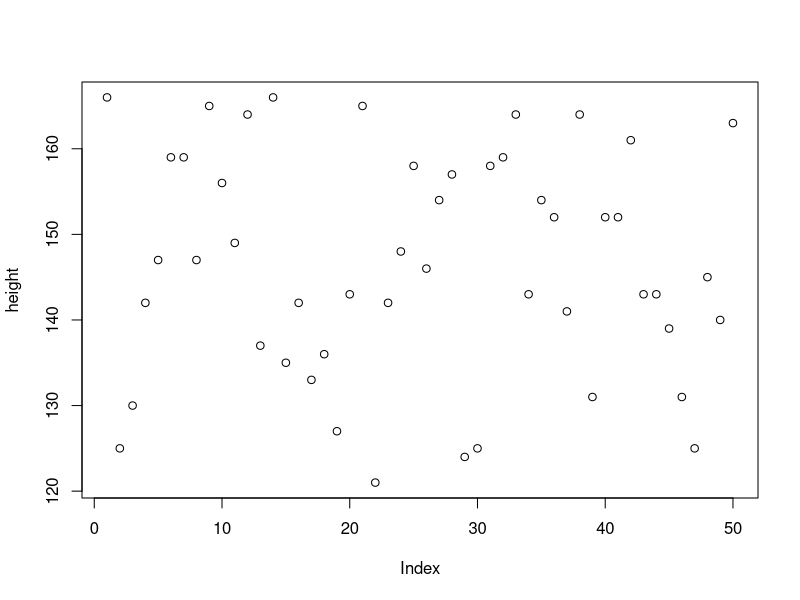
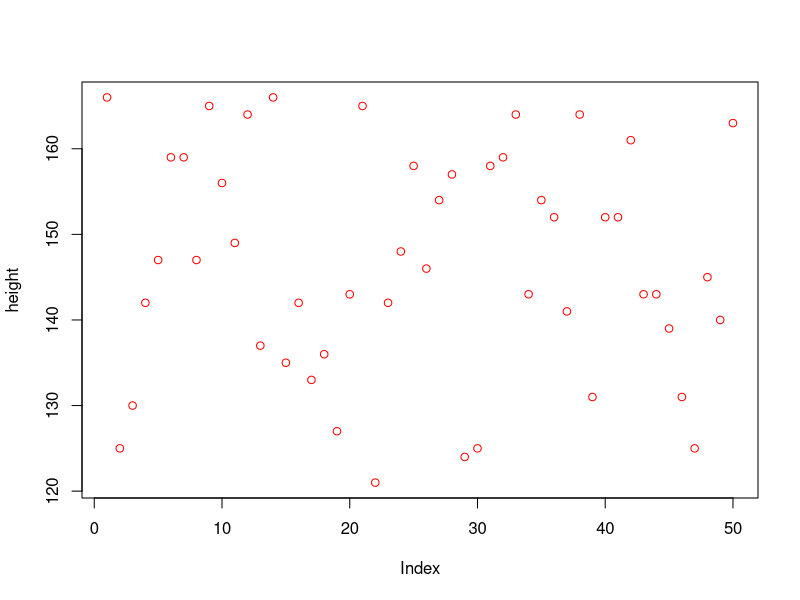
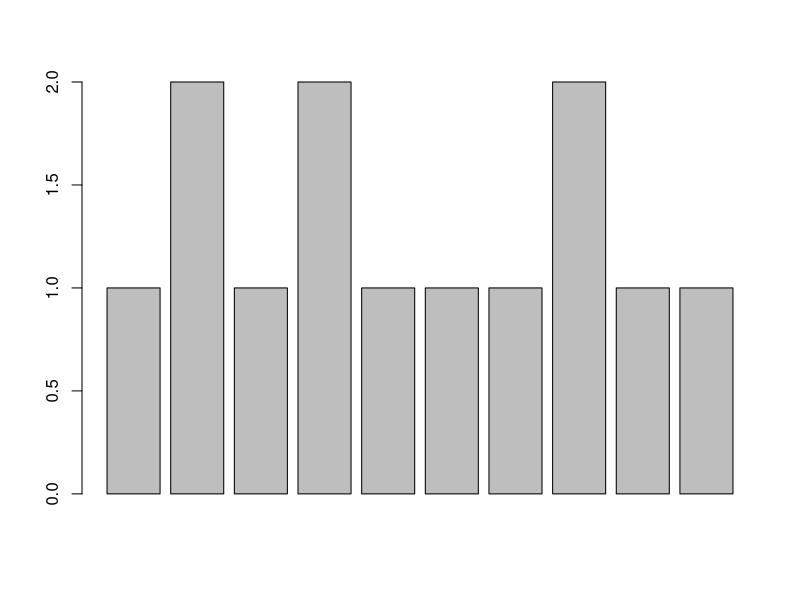
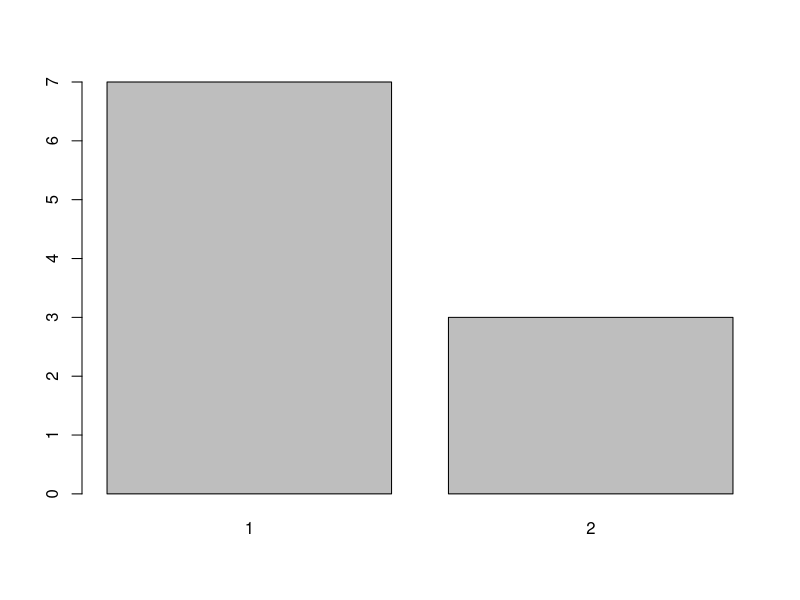
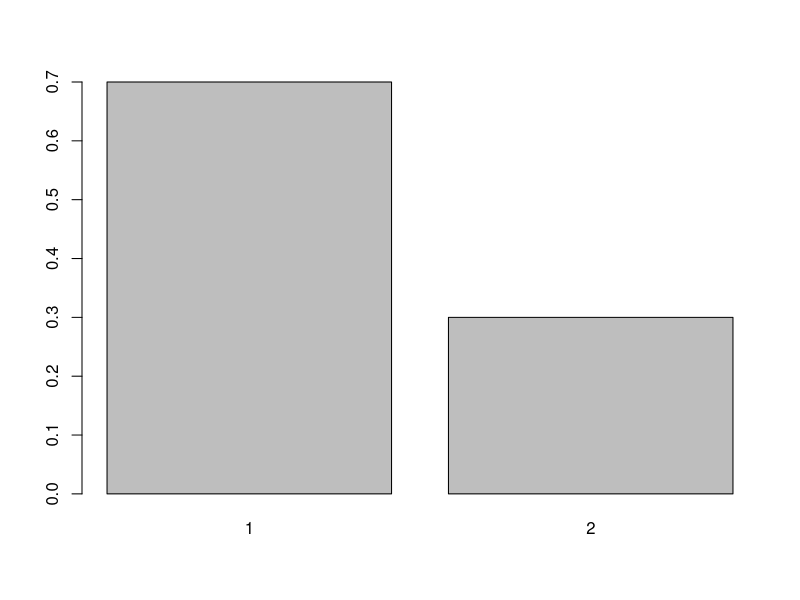
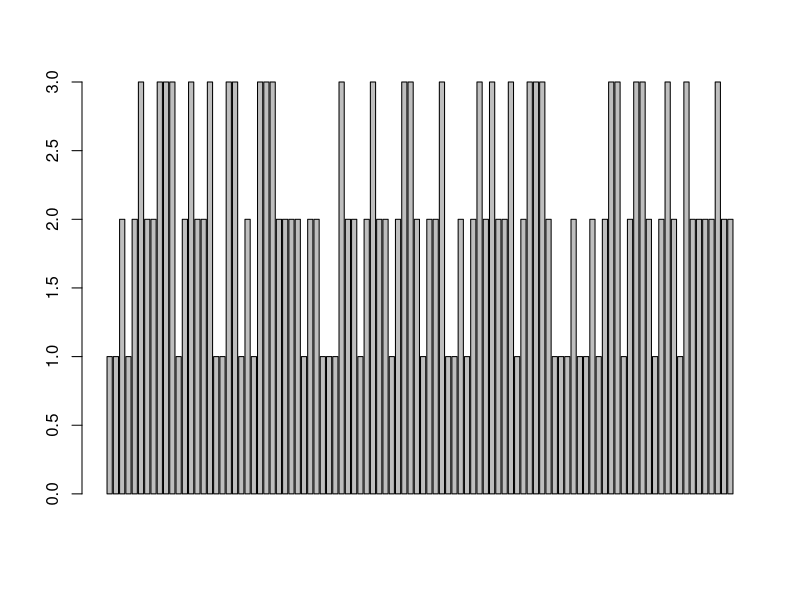
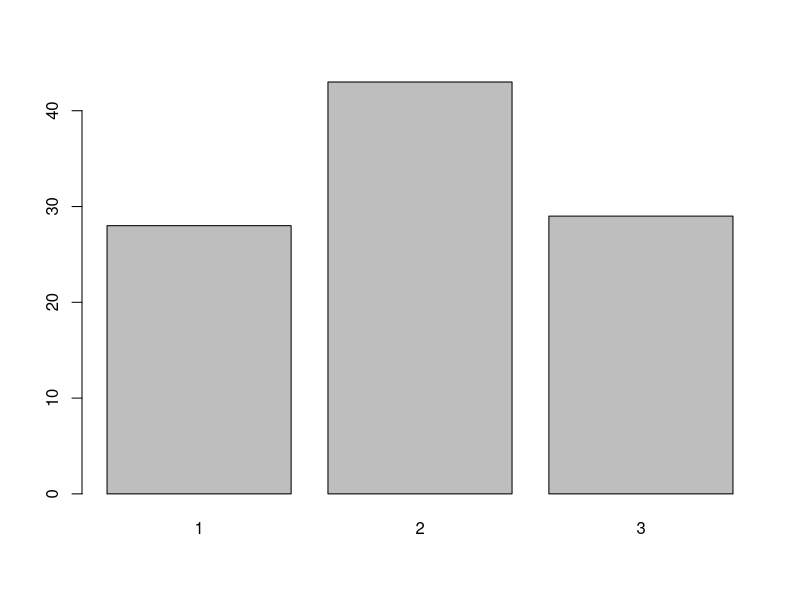
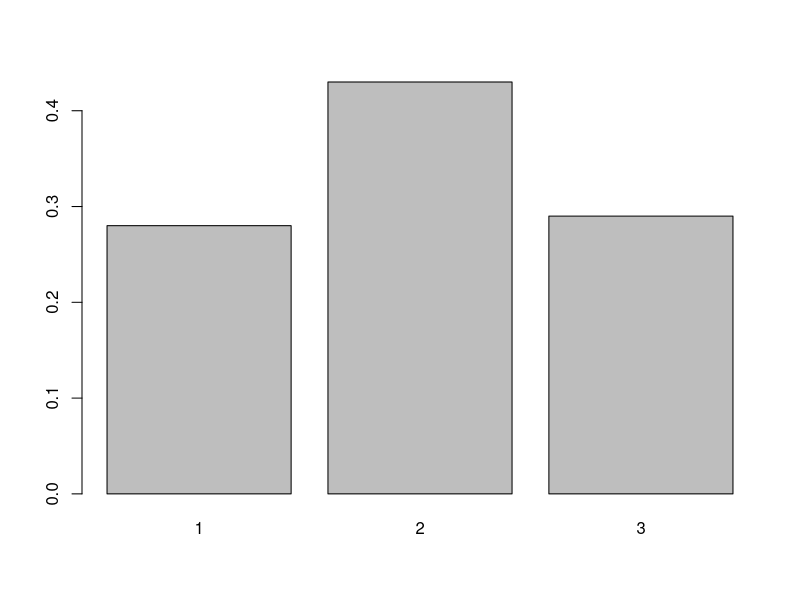

The R source for these figures, in order:

# ============================================================
# NPTEL_week-11
# Foundations of R Software - Lecture Notes Code Collection
# ============================================================


# ------------------------------------------------------------
# LECTURE 43: DATA FRAMES - MORE OPERATIONS
# ------------------------------------------------------------

# Load MASS package and view the painters dataset
install.packages("MASS")   # Run once if not already installed
library(MASS)

painters
head(painters)
summary(painters)

# Frequency table for a categorical variable
summary(painters$School)

# Summary statistics for a numeric variable
summary(painters$Composition)

# Attach data frame to access columns by name
attach(painters)

summary(School)
summary(Composition)

# Detach data frame
detach(painters)

# After detaching, use painters$School
summary(painters$School)

# Subset rows where School is F
subset(painters, School == "F")

# Equivalent subsetting using square brackets
painters[painters[["School"]] == "F", ]

# Subset rows where Composition is at most 6
subset(painters, Composition <= 6)

# Select School F and remove columns 3 and 5
subset(painters, School == "F", select = c(-3, -5))

# Split the data frame by School
splitted <- split(painters, painters$School)
splitted

# Access each split
splitted$A
splitted$B
splitted$C
splitted$D
splitted$E
splitted$F
splitted$G
splitted$H

# Check whether a split is a data frame
is.data.frame(splitted$A)


# ------------------------------------------------------------
# LECTURE 46: IMPORTING AND READING EXCEL / OTHER DATA FILES
# ------------------------------------------------------------

# Set working directory (edit this path for your computer)
# setwd("C:/RCourse/")

# Install and load readxl
install.packages("readxl")   # Run once
library(readxl)

# Read the first sheet of an Excel file
# dataspexcel <- read_excel("spexcel.xlsx")

# Read a particular sheet by position
# dataspexcel <- read_excel("spexcel.xlsx", sheet = 1)
# dataspexcel2 <- read_excel("spexcel.xlsx", sheet = 2)

# Read a particular sheet by name
# dataspexcel <- read_excel("spexcel.xlsx", sheet = "sheet_name")

# View imported Excel data and extract columns
# dataspexcel
# dataspexcel$`Variable 1`
# dataspexcel$`Variable 2`
# mean(dataspexcel$`Variable 1`)

# Access columns containing spaces using backticks
# dataspexcel2$`Variable 4`
# dataspexcel2$`Variable 5`
# dataspexcel2$`Variable 6`
# mean(dataspexcel2$`Variable 6`)

# Read only the first 3 data rows
# dataspexcel4 <- read_excel("spexcel.xlsx", n_max = 3)
# dataspexcel4

# Read a range using Excel A1 notation
# dataspexcel_range <- read_excel("spexcel.xlsx", range = "C1:E7")

# Read a range using R1C1 notation
# dataspexcel_range2 <- read_excel("spexcel.xlsx", range = "R1C2:R2C5")

# Read SPSS data
install.packages("foreign")   # Run once
library(foreign)
# spss_data <- read.spss("datafile.sav")

# Read HTML tables
install.packages("XML")       # Run once
library(XML)
# html_data <- readHTMLTable("filename.html")

# Other foreign-format readers (examples)
# read.octave("file")
# read.systat("file")
# read.xport("file")
# read.dta("file")


# ------------------------------------------------------------
# LECTURE 47: SAVING AND WRITING DATA FILES
# ------------------------------------------------------------

# Create a vector from 1 to 100
x <- c(1:100)
x

# Write vector to a text file
write(x, file = "shalabh")

# Write data to a CSV file
# write.csv(data, file = "data.csv", row.names = FALSE)

# General write.csv syntax examples
# write.csv(x, file = "", append = FALSE)
# write.csv(x, file = "data.csv", append = FALSE,
#           quote = TRUE, na = "NA", row.names = TRUE,
#           col.names = TRUE, fileEncoding = "")

# Write data as a table
# write.table(data, file = "data.txt", sep = "\t",
#             row.names = FALSE, col.names = TRUE)

# Write a matrix or data frame to a tab-delimited file
# write.table(data, file = "data.tsv", sep = "\t",
#             append = FALSE, quote = TRUE,
#             na = "NA", row.names = FALSE)


# ------------------------------------------------------------
# LECTURE 48: STATISTICAL FUNCTIONS
# FREQUENCIES AND PARTITION VALUES
# ------------------------------------------------------------

# Absolute and relative frequencies: gender example
gender <- c(1, 2, 1, 2, 1, 1, 1, 2, 1, 1)
gender

# Absolute frequencies
table(gender)

# Relative frequencies
table(gender) / length(gender)

# Pizza delivery direction example
direction <- c(
  1,1,2,1,2,3,2,2,3,3,3,1,2,3,2,2,3,1,1,3,3,1,2,
  1,3,3,3,2,2,2,2,1,2,2,1,1,1,3,2,2,1,2,3,2,2,1,
  2,3,3,2,1,2,2,3,1,1,2,1,2,3,2,3,2,2,3,1,2,3,3,3,
  2,1,1,1,2,1,1,2,1,2,3,3,1,2,3,3,2,1,2,3,2,1,3,
  2,2,2,2,3,2,2
)

# Absolute frequencies
table(direction)

# Relative frequencies
table(direction) / length(direction)

# Marks of 15 students
marks <- c(68, 82, 63, 86, 34, 96, 41, 89, 29, 51,
           75, 77, 56, 59, 42)

# Default quartiles (0%, 25%, 50%, 75%, 100%)
quantile(marks)

# Specify quartile probabilities explicitly
quantile(marks, probs = c(0, 0.25, 0.5, 0.75, 1))

# Specify other partition values
quantile(marks, probs = c(0, 0.20, 0.4, 0.6, 0.8, 1))


# ------------------------------------------------------------
# LECTURE 49: GRAPHICS - SCATTER PLOTS AND BAR PLOTS
# ------------------------------------------------------------

# Heights of 50 persons
height <- c(
  166,125,130,142,147,159,159,147,165,156,149,164,137,166,135,142,
  133,136,127,143,165,121,142,148,158,146,154,157,124,125,158,159,
  164,143,154,152,141,164,131,152,152,161,143,143,139,131,125,145,
  140,163
)

# Scatter plot / index plot
plot(height)

# Scatter plot with red points
plot(height, col = "red")

# Bar plots for categorical data
# Bar plot of raw codes (usually not meaningful)
barplot(gender)

# Bar plot of absolute frequencies
barplot(table(gender))

# Bar plot of relative frequencies
barplot(table(gender) / length(gender))

# Bar plot of direction codes (raw values)
barplot(direction)

# Bar plot of absolute frequencies for directions
barplot(table(direction))

# Bar plot of relative frequencies for directions
barplot(table(direction) / length(direction))

# Add colors
barplot(table(direction), col = c("red", "green", "blue"))

# Add title
barplot(
  table(direction),
  col = c("red", "green", "blue"),
  main = "Directions of food delivery"
)

# Add legend
barplot(
  table(direction),
  col = c("red", "green", "blue"),
  main = "Directions of food delivery",
  legend.text = c("dir1", "dir2", "dir3")
)

# Add subtitle and axis label
barplot(
  table(direction),
  col = c("red", "green", "blue"),
  main = "Directions of food delivery",
  legend.text = c("dir1", "dir2", "dir3"),
  sub = "Three directions",
  xlab = "Food Delivery"
)

# End of compiled code examples
